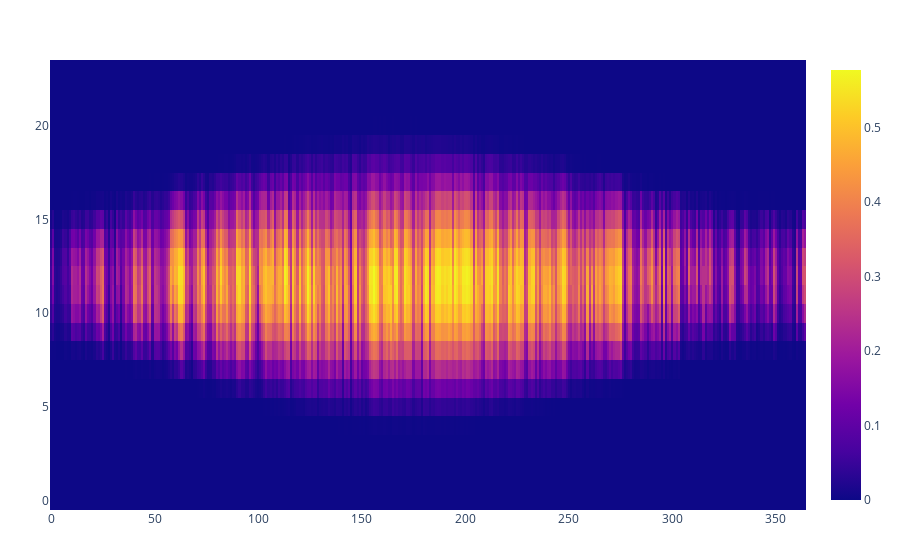

Here is the notebook cell this chart was saved with:
### Code cell
w = Matrix(data_org["TS_PV_AVG"])
z = reshape(w, 24, 365)
TSClustering.plot_basic_heatmap(matrix=z)

### Figure 1 — Plotly figure (JSON) as saved in the notebook; plotly's stock layout.template omitted (floating-point values rounded to 4 significant figures; data arrays with more than 128 entries replaced by an {"elided": "..."} marker saying what was removed)
{"data": [{"transpose": true, "type": "heatmap", "z": {"elided": "365x24 float values"}}], "layout": {"margin": {"b": 50, "l": 50, "r": 50, "t": 60}}}
